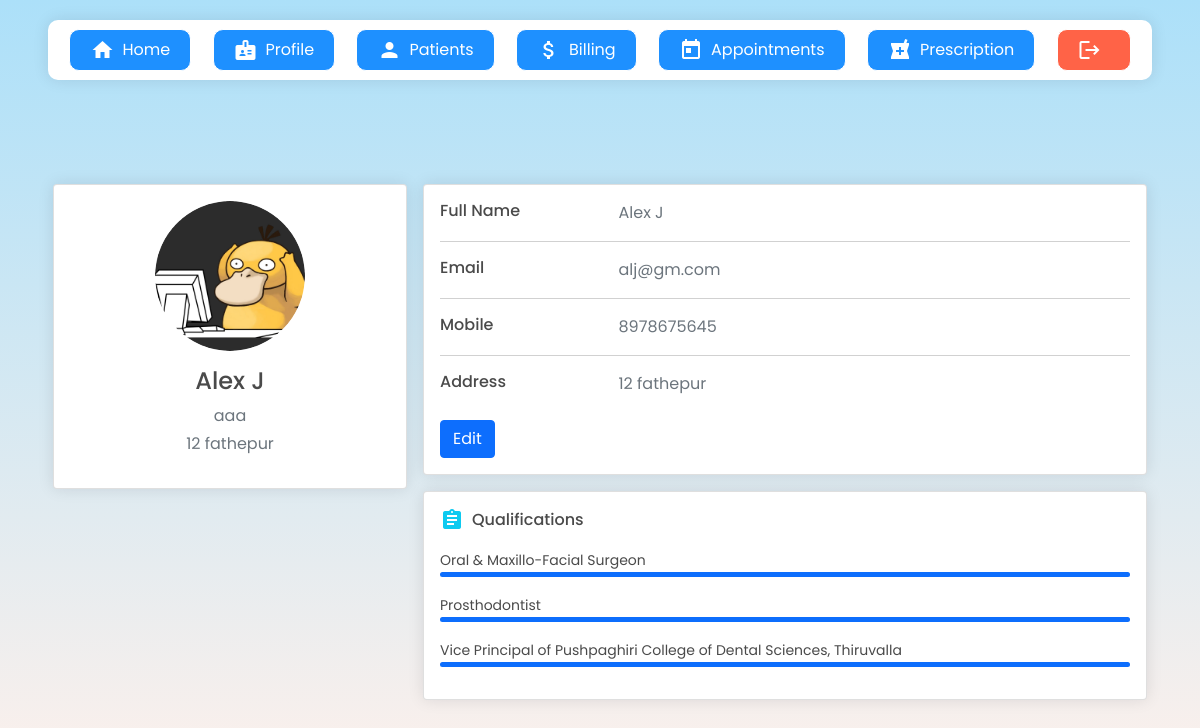
Page /doctors/profile/ (signed in) on the earlier database version.
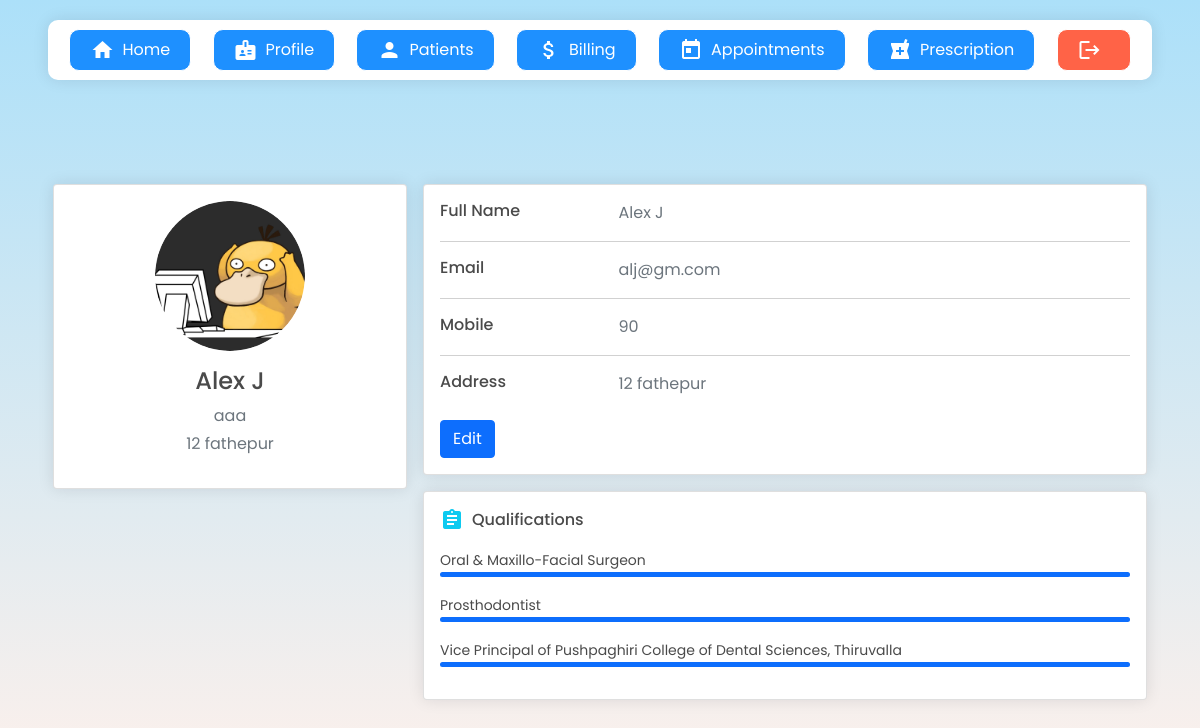
Same page on the later database version.
### doctors/models.py (models this page shows, shortened)
class Doctors(models.Model):
    ROLE = (
			('Doctor', 'Doctor'),
			('Staff', 'Staff'),
			)
    user = models.OneToOneField(User, on_delete= models.CASCADE, primary_key= True)
    dname = models.CharField(max_length=200, null=True)
    phone = models.CharField(max_length=200, null=True)
    email = models.CharField(max_length=200, null=True)
    date_created = models.DateTimeField(auto_now_add=True, null=True)
    role = models.CharField(max_length=200, null=True,choices=ROLE)
    specialisation = models.CharField(max_length=200, null=True)
    address= models.CharField(max_length=200, null=True)

### doctors/views.py (the view)
# urls.py: path('profile/', views.profile,name="profile"),
@login_required
def profile(request):
    doc = Doctors.objects.get(user_id=request.user)
    return render(request, 'doctors/profile.html', {'doc': doc})

### doctors/templates/doctors/profile.html (shortened to what the changed rows need)
{% extends "doctors/navbar.html" %} {% load static %} {% block head%}
<link
  rel="stylesheet"
  type="text/css"
  href="{% static 'css/profile.css' %}"
/>
<link href="https://cdn.jsdelivr.net/npm/bootstrap@5.1.3/dist/css/bootstrap.min.css" rel="stylesheet">
{% endblock %} {% block content %}
    <div class="doctorHomeMain">
        <div class="cards">
        <div class="container">
            <div class="main-body">
                  <div class="row gutters-sm">
                    <div class="col-md-4 mb-3">
                      <div class="card">
                        <div class="card-body">
                          <div class="d-flex flex-column align-items-center text-center">
                            <div class="mt-3">
                              <h4>{{doc.dname}}</h4>
                              <p class="text-secondary mb-1">{{doc.specialisation}}</p>
                              <p class="text-muted font-size-sm">{{doc.address}}</p>
                            </div>
                          </div>
                        </div>
                      </div>
                    </div>
                    <div class="col-md-8">
                      <div class="card mb-3">
                        <div class="card-body">
                          <div class="row">
                            <div class="col-sm-3">
                              <h6 class="mb-0">Full Name</h6>
                            </div>
                            <div class="col-sm-9 text-secondary">
                              {{doc.dname}}
                            </div>
                          </div>
                          <div class="row">
                            <div class="col-sm-3">
                              <h6 class="mb-0">Email</h6>
                            </div>
                            <div class="col-sm-9 text-secondary">
                              {{doc.email}}
                            </div>
                          </div>
                          <div class="row">
                            <div class="col-sm-3">
                              <h6 class="mb-0">Mobile</h6>
                            </div>
                            <div class="col-sm-9 text-secondary">
                              {{doc.phone}}
                            </div>
                          </div>
                          <div class="row">
                            <div class="col-sm-3">
                              <h6 class="mb-0">Address</h6>
                            </div>
                            <div class="col-sm-9 text-secondary">
                                {{doc.address}}
                            </div>
                          </div>
                          <br>
                        </div>
                      </div>
                    </div>
                  </div>
                </div>
            </div>
        </div>
    </body>
    {% endblock %}

Differences in the rows shown:
changed Doctors "Alex J": phone "8978675645" → "90"
